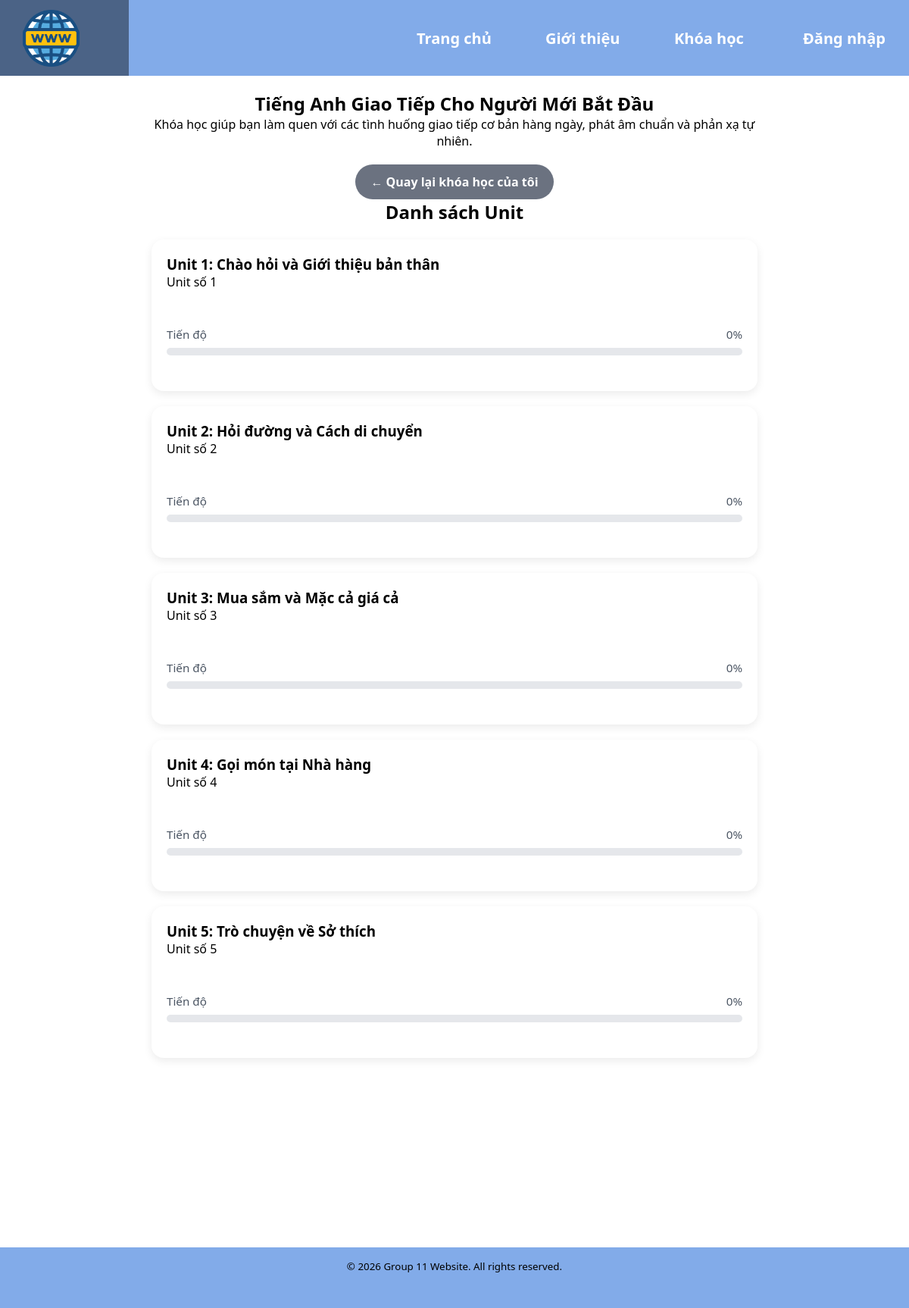
/ui/course.php?course_id=1, run on the app's committed database.
### tables this page shows
CREATE TABLE `courses` (
  `id` int(11) NOT NULL,
  `title` varchar(255) NOT NULL,
  `description` text DEFAULT NULL,
  `thumbnail_url` varchar(255) DEFAULT NULL
);

CREATE TABLE `units` (
  `id` int(11) NOT NULL,
  `course_id` int(11) NOT NULL,
  `title` varchar(255) NOT NULL,
  `order_index` int(11) NOT NULL COMMENT 'Thứ tự bài học trong khóa học'
);

### backend/course/get_course_detail.php (called while the page is built, shortened)
<?php
require_once __DIR__ . '/../../connectdb/db.php';
function getCourseDetail($courseId) {
    global $pdo;
    $courseId = (int)$courseId;
    try {
        $sqlCourse = "
            SELECT
                id,
                title,
                description,
                thumbnail_url
            FROM courses
            WHERE id = :course_id
            LIMIT 1
        ";
        $stmtCourse = $pdo->prepare($sqlCourse);
        $stmtCourse->execute([':course_id' => $courseId]);
        $course = $stmtCourse->fetch(PDO::FETCH_ASSOC);
        $sqlUnits = "
            SELECT
                id,
                title,
                order_index
            FROM units
            WHERE course_id = :course_id
            ORDER BY order_index ASC
        ";
        $stmtUnits = $pdo->prepare($sqlUnits);
        $stmtUnits->execute([':course_id' => $courseId]);
        $units = $stmtUnits->fetchAll(PDO::FETCH_ASSOC);
        return [
            'success' => true,
            'data' => [
                'course' => $course,
                'units' => $units
            ]
        ];
    } catch (PDOException $e) {
        return [
            'success' => false,
            'message' => 'Không lấy được chi tiết khóa học',
            'error' => $e->getMessage()
        ];
    }
}
?>

### backend/auth/auth_functions.php (called while the page is built, shortened)
<?php
function getSessionStatus(): array
{
    if (!isset($_SESSION['user_id'])) {
        return [
            'status' => 'error',
            'message' => 'Not logged in'
        ];
    }
    $role = $_SESSION['role'] ?? 'student';
    return [
        'status' => 'success',
        'user_id' => $_SESSION['user_id'],
        'role' => $role,
        'is_admin' => $role === 'admin'
    ];
}
?>

### ui/course.php (the view, shortened to what this page needs)
<?php
require_once __DIR__ . '/../backend/auth/auth_functions.php';
require __DIR__ . '/includes/header.php';
if (!function_exists('getCourseDetail')) {
    require_once __DIR__ . '/../backend/course/get_course_detail.php';
}
$sessionStatus = getSessionStatus();
$isLoggedIn = ($sessionStatus['status'] ?? 'error') === 'success';
$loginMessage = 'Bạn cần phải đăng nhập để có thể tiếp tục học.';
$loginRedirectUrl = 'login.php?error=' . urlencode($loginMessage);
$courseId = isset($_GET['course_id']) ? (int)$_GET['course_id'] : 0;
$detailResult = getCourseDetail($courseId);
$course = null;
$units = [];
$message = '';
$unitProgressMap = [];
if ($detailResult['success']) {
    $course = $detailResult['data']['course'] ?? null;
    $units = $detailResult['data']['units'] ?? [];
} else {
    $message = $detailResult['message'] ?? 'Không thể tải thông tin khóa học.';
}
?>
<!DOCTYPE html>
<html lang="en">
<head>
    <link rel="stylesheet" href="../frontend/assets/css/style.css">
</head>
<body>
<section class="oe-container">
    <?php if (!empty($message)): ?>
        <p><?php echo htmlspecialchars($message, ENT_QUOTES, 'UTF-8'); ?></p>
    <?php elseif ($course): ?>
        <div class="oe-course-banner">
            <h1><?php echo htmlspecialchars($course['title'], ENT_QUOTES, 'UTF-8'); ?></h1>
            <p><?php echo htmlspecialchars($course['description'], ENT_QUOTES, 'UTF-8'); ?></p>
        </div>
        <?php $courseLink = 'my-courses.php'; ?>
        <a href="<?php echo htmlspecialchars($courseLink, ENT_QUOTES, 'UTF-8'); ?>" class="oe-btn oe-btn-secondary">← Quay lại khóa học của tôi</a>
        <h2>Danh sách Unit</h2>
        <div class="oe-unit-grid">
            <?php if (!empty($units)): ?>
                <?php foreach ($units as $unit): ?>
                    <?php $unitUrl = 'unit.php?unit_id=' . (int)$unit['id']; ?>
                    <?php $unitProgress = $unitProgressMap[(int)$unit['id']] ?? 0; ?>
                    <?php $unitProgress = max(0, min(100, (float)$unitProgress)); ?>
                    <?php if ($isLoggedIn): ?>
                        <a href="<?php echo htmlspecialchars($unitUrl, ENT_QUOTES, 'UTF-8'); ?>" style="text-decoration:none; color:inherit;">
                            <div class="oe-card oe-unit-card">
                                <div class="oe-unit-card-content" style="padding: 20px; text-align:left;">
                                    <h3><?php echo htmlspecialchars($unit['title'], ENT_QUOTES, 'UTF-8'); ?></h3>
                                    <p>Unit số <?php echo (int)$unit['order_index']; ?></p>
                                </div>
                                <div class="oe-unit-card-footer">
                                    <div class="oe-unit-progress-meta">
                                        <span>Tiến độ</span>
                                        <span><?php echo (int)$unitProgress; ?>%</span>
                                    </div>
                                    <div class="oe-progress-track" aria-label="Tiến độ unit">
                                        <div class="oe-progress-fill" style="width: <?php echo (int)$unitProgress; ?>%;"></div>
                                    </div>
                                </div>
                            </div>
                        </a>
                    <?php else: ?>
                        <a href="<?php echo htmlspecialchars($loginRedirectUrl, ENT_QUOTES, 'UTF-8'); ?>"
                           onclick="event.preventDefault(); alert('<?php echo htmlspecialchars($loginMessage, ENT_QUOTES, 'UTF-8'); ?>'); window.location.href = this.href;"
                           style="text-decoration:none; color:inherit;">
                            <div class="oe-card oe-unit-card">
                                <div class="oe-unit-card-content" style="padding: 20px; text-align:left;">
                                    <h3><?php echo htmlspecialchars($unit['title'], ENT_QUOTES, 'UTF-8'); ?></h3>
                                    <p>Unit số <?php echo (int)$unit['order_index']; ?></p>
                                </div>
                                <div class="oe-unit-card-footer">
                                    <div class="oe-unit-progress-meta">
                                        <span>Tiến độ</span>
                                        <span><?php echo (int)$unitProgress; ?>%</span>
                                    </div>
                                    <div class="oe-progress-track" aria-label="Tiến độ unit">
                                    </div>
                                </div>
                            </div>
                        </a>
                    <?php endif; ?>
                <?php endforeach; ?>
            <?php else: ?>
                <div class="oe-card">
                    <p>Khóa học này chưa có unit nào.</p>
                </div>
            <?php endif; ?>
        </div>
    <?php else: ?>
        <div class="oe-card">
            <p>Không có dữ liệu khóa học để hiển thị.</p>
        </div>
    <?php endif; ?>
</section>
<?php require __DIR__ . '/includes/footer.php'; ?>
</body>
</html>

### frontend/assets/css/style.css (style rules this page uses)
* { margin:0; padding: 0; box-sizing: border-box; font-family: 'Montserrat','Segoe UI', Tahoma, Geneva, Verdana, sans-serif; }
html, body { min-height: 100%; }
body { position: relative; padding-bottom: 300px; }
section { text-align: center; margin-bottom: 30px; }
.oe-container { width: min(800px, 90%); margin: 0 auto; margin-bottom: 50px; }
.oe-unit-grid { display: grid; grid-template-columns: 1fr; gap: 20px; width: 100%; }
.oe-unit-grid a { display: block; width: 100%; }
.oe-unit-grid .oe-card { min-height: 160px; height: 100%; }
.oe-unit-grid .oe-card > div { display: flex; flex-direction: column; justify-content: center; height: 100%; }
.oe-unit-card { display: flex; flex-direction: column; height: 100%; }
.oe-unit-card-content { flex: 1; }
.oe-unit-card-footer { margin-top: auto; padding: 0 20px 20px; }
.oe-unit-progress-meta { display: flex; justify-content: space-between; align-items: center; font-size: 0.95rem; color: #4b5563; margin-bottom: 8px; }
.oe-progress-track { width: 100%; height: 10px; background: #e5e7eb; border-radius: 999px; overflow: hidden; }
.oe-card { width: 100%; max-width: 800px; background-color: #fff; border-radius: 16px; overflow: hidden; box-shadow: 0 4px 12px rgba(0, 0, 0, 0.08); margin-bottom: 20px; margin-top:20px; }
.oe-btn { display: inline-block; padding: 12px 20px; background-color: #4f46e5; color: #ffffff; border-radius: 999px; text-decoration: none; font-weight: 600; transition: background-color 0.2s ease; margin-top: 20px; }
.oe-btn-secondary { background-color: #6b7280; }

### data on the page
courses: title "Tiếng Anh Giao Tiếp Cho Người Mới Bắt Đầu", description "Khóa học giúp bạn làm quen với các tình huống giao tiếp cơ bản hàng ngày, phát âm chuẩn và phản xạ tự nhiên."
units: title "Unit 1: Chào hỏi và Giới thiệu bản thân", order_index "1", id "0"
units: title "Unit 2: Hỏi đường và Cách di chuyển", order_index "2", id "0"
units: title "Unit 3: Mua sắm và Mặc cả giá cả", order_index "3", id "0"
units: title "Unit 4: Gọi món tại Nhà hàng", order_index "4", id "0"
units: title "Unit 5: Trò chuyện về Sở thích", order_index "5", id "0"
